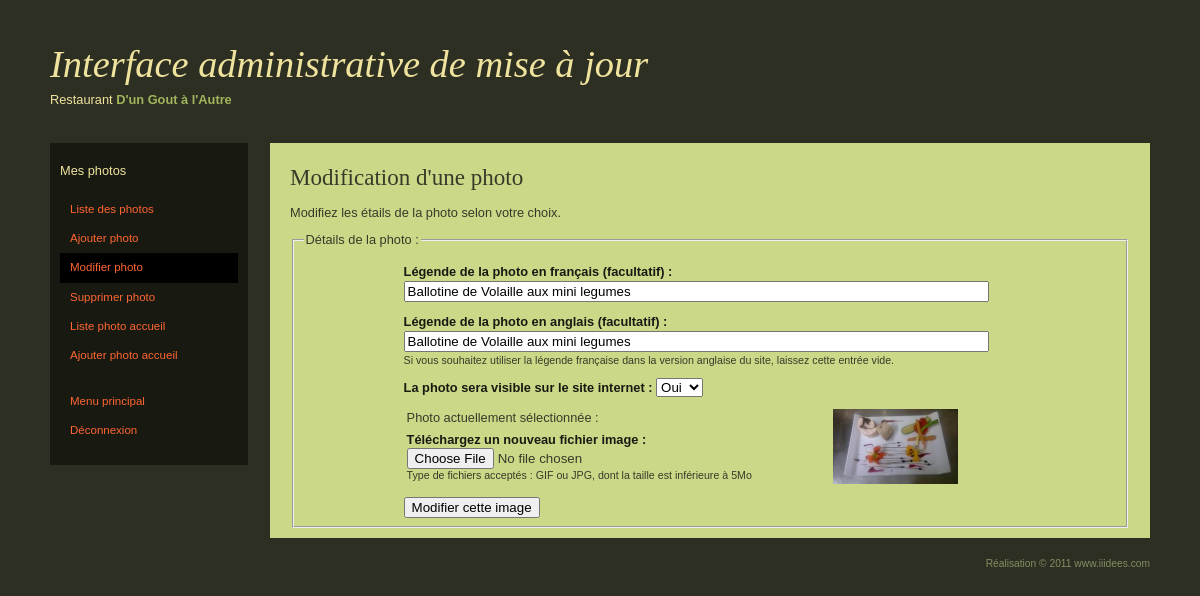
Page /iagdugala/photo_mod_main.php?photoid=17 (signed in) on the committed database.
### tables this page shows
CREATE TABLE `photos` (
  `id` int(10) unsigned NOT NULL auto_increment,
  `nom_fr` varchar(50) NOT NULL,
  `nom_gb` varchar(50) NOT NULL,
  `fichier` varchar(45) NOT NULL,
  `date_telecharge` timestamp NOT NULL default CURRENT_TIMESTAMP,
  `visible` enum('Oui','Non') NOT NULL,
  PRIMARY KEY  (`id`)
);

### iagdugala/photo_mod_main.php (the view, shortened to what this page needs)
<?php
		include('../inclusion/admintete.php');
		include('../inclusion/admin_form_function.inc.php');
		echo '<h2>Modification d\'une photo</h2>';
		$pto_errors=array();
		if ((isset($_GET['photoid'])) && (is_numeric($_GET['photoid']))) {
			$pid = $_GET['photoid'];
		} else if ((isset($_POST['photoid'])) && (is_numeric($_POST['photoid']))) {
			$pid = $_POST['photoid'];
		} else {
			echo "<p>Une erreur s'est produite.</p><p>Veuillez recommencer. Si le probl&egrave;me persiste, contactez l'administrateur du syst&egrave;me.</p>";
			include('../inclusion/adminpied.php');
			exit();
		}
		$q = "SELECT nom_fr, nom_gb, fichier, visible FROM photos WHERE id=" . $pid . " LIMIT 1";
		$r = @mysqli_query($dbc,$q);
		if (mysqli_num_rows($r) == 1) {
			$row = mysqli_fetch_array($r, MYSQLI_ASSOC);
			$pre_nfr = $row['nom_fr'];
			$pre_ngb = $row['nom_gb'];
			$img = explode('.', $row['fichier']);
			$pre_img = $img[0] . '_th.' . $img[1];
			$pre_fil = "../images/" . $pre_img;
			$pre_vis = $row['visible'];
		}
?>
<p>Modifiez les &eacute;tails de la photo selon votre choix.</p>
<fieldset><legend>D&eacute;tails de la photo : </legend>
<form action="photo_mod_main.php"  method="post" accept-charset="utf-8" style="padding-left:100px" enctype="multipart/form-data">
<p><label for="nomfr"><strong>L&eacute;gende de la photo en fran&ccedil;ais (facultatif) :</strong></label><br />
<?php
	if ($pre_nfr == 'Photo_Aucune') {
		create_form_edit('nomfr','text',$pto_errors,70,50,'');
	} else {
		create_form_edit('nomfr','text',$pto_errors,70,50,$pre_nfr);
	}
?>
</p>
<p><label for="nomgb"><strong>L&eacute;gende de la photo en anglais (facultatif) :</strong></label><br />
<?php
	if ($pre_ngb == 'Photo_Aucune') {
		create_form_edit('nomgb','text',$pto_errors,70,50,'');
	} else {
		create_form_edit('nomgb','text',$pto_errors,70,50,$pre_ngb);
	}
 ?>
<br><small>Si vous souhaitez utiliser la légende fran&ccedil;aise dans la version anglaise du site, laissez cette entrée vide.</small>
</p>
<p>
<label for="visible"><strong>La photo sera visible sur le site internet : </strong></label>
<select name="visible">
<?php
	if (isset($_POST['visible'])) {
		$mvis = $_POST['visible'];
	} else {
		$mvis = $pre_vis;
	}
	if ($mvis == 'Oui') {
		echo '<option value="Oui" selected="selected">Oui</option>
		<option value="Non">Non</option>';
	} else {
		echo '<option value="Oui">Oui</option>
		<option value="Non" selected="selected">Non</option>';
	}
?>
</select>
<p>
<p>
<table width="100%" border="0"><tr><td width="60%">
<?php
	if (isset($_SESSION['img'])) {
		echo "Actuellement '" . $_SESSION['img']['file_name'] . "'";
		echo ' :</td><td width="40%" rowspan="2">&nbsp;</td></tr>';
	} else {
		$psize = getimagesize($pre_fil);
		echo 'Photo actuellement s&eacute;lectionn&eacute;e :</td><td width="40%" rowspan="2"><img src="' . $pre_fil . '" border="0" width="' . $psize[0]/2 . '" height="' . $psize[1]/2 . '" title="Photo ' . $pre_img. '." alt="Photo ' . $pre_img. '." /></td></tr>';
	}
	echo '<tr><td><label for="img"><strong>Téléchargez un nouveau fichier image :</strong></label><br />';
	echo '<input type="file" size="50" name="img" id="img"';
	if (array_key_exists('img',$pto_errors)) {
		echo ' class="error" /><span class="error">' . $pto_errors['img'] . '</span>';
	} else {
		echo ' />';
	}
?><br />
<small>Type de fichiers accept&eacute;s : GIF ou JPG, dont la taille est inf&eacute;rieure &agrave; 5Mo</small></td></tr></table>
</p>
<input type="submit" name="submit_button" value="Modifier cette image" />
</form>
</fieldset>
<?php
	include('../inclusion/adminpied.php');
?>

### inclusion/admin_form_function.inc.php (shortened to what this page needs)
<?php
		 function create_form_edit($name,$type,$errors,$size=0,$maxlength=0,$origin='') {
			 $value=false;
			 if(isset($_POST[$name])) {
				 $value = $_POST[$name];
			 } else {
				 $value = $origin;
			 }
			 if (($type == 'text') || ($type == 'password')) {
				 echo '<input type="' . $type . '" name="' . $name . '" id="' . $name . '" size="' . $size . '" maxlength="' . $maxlength . '"';
				 if ($value) {
					 echo ' value="' . htmlspecialchars($value) . '"';
				 }
				 if (array_key_exists($name,$errors)) {
					 echo ' class="error" /><span class="error"> ' . $errors[$name] . '</span>';
				 } else {
					 echo ' />';
				 }
			 }
		 }

### css/admin.css (style rules this page uses)
html { font-size: 100%; }
body { margin: 0; padding: 10px 20px; font-family: Verdana, "Bitstream Vera Sans", "Lucida Grande", sans-serif; font-size: .8em; line-height: 1.25; color: black; background: white; }
h1, h2, h3, h4, h5, h6 { margin: 1em 0 .5em 0; }
h1, h2 { font-family: Georgia, "Bitstream Vera Serif", Norasi, serif; font-weight: normal; }
h2 { font-size: 1.8em; }
p { margin: .75em 0; }
strong { font-weight: bold; color: dimgray; }
body { color: #F0E39E; background: #2C2F22; }
strong { color: #A1B55D; }
#contenu strong { color: #181A12; }
body { padding: 20px 50px; }
#contenu > :first-child { margin-top: 10px; }
#contenu p, #contenu li { line-height: 1.5; }

### rows in the picture
photos: nomfr "Ballotine de Volaille aux mini legumes", nomgb "Ballotine de Volaille aux mini legumes", visible "Oui"

### other values in the picture
$cetpage[$i]['no'] "Liste des photos"
$cetpage[$i]['no'] "Ajouter photo"
$cetpage[$i]['no'] "Modifier photo"
$cetpage[$i]['no'] "Supprimer photo"
$cetpage[$i]['no'] "Liste photo accueil"
$cetpage[$i]['no'] "Ajouter photo accueil"
